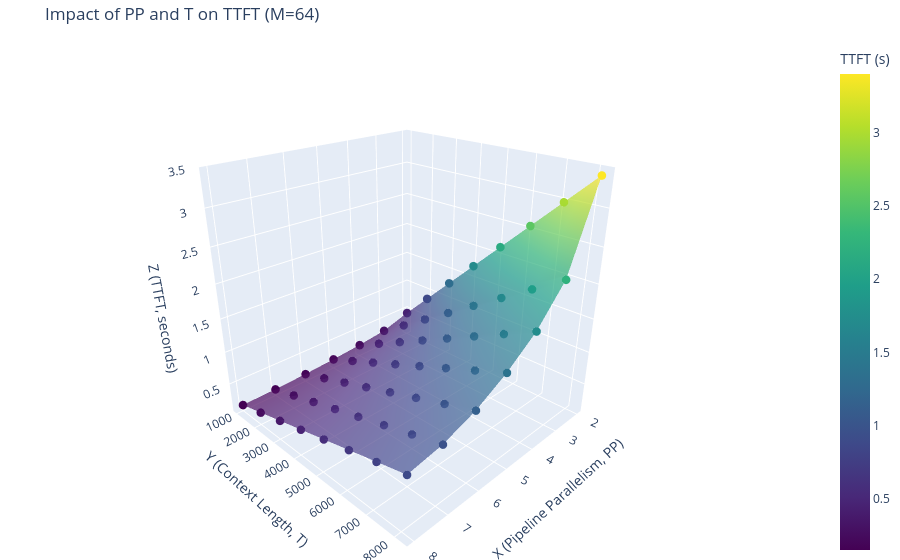

Notebook code cell kept with this figure:
### Code cell
# --- PP-T Sweep (3D Plot) ---
print("\n--- Running PP-T Sweep (3D Plot) ---")
pp_sweep_range = range(1, 9)
t_sweep_range = range(1024, 8192 + 1, 1024)
ppt_sweeper = PPTSweepVisualizer(
    system_cls=DisaggregatedPDSystemPP,
    base_config=system_config,
    pp_range=pp_sweep_range,
    t_range=t_sweep_range,
    m_value=64
)
ppt_results = ppt_sweeper.run_sweep()
ppt_sweeper.plot_3d(ppt_results, output_file="PP_T_TTFT_sweep_3d.html")
